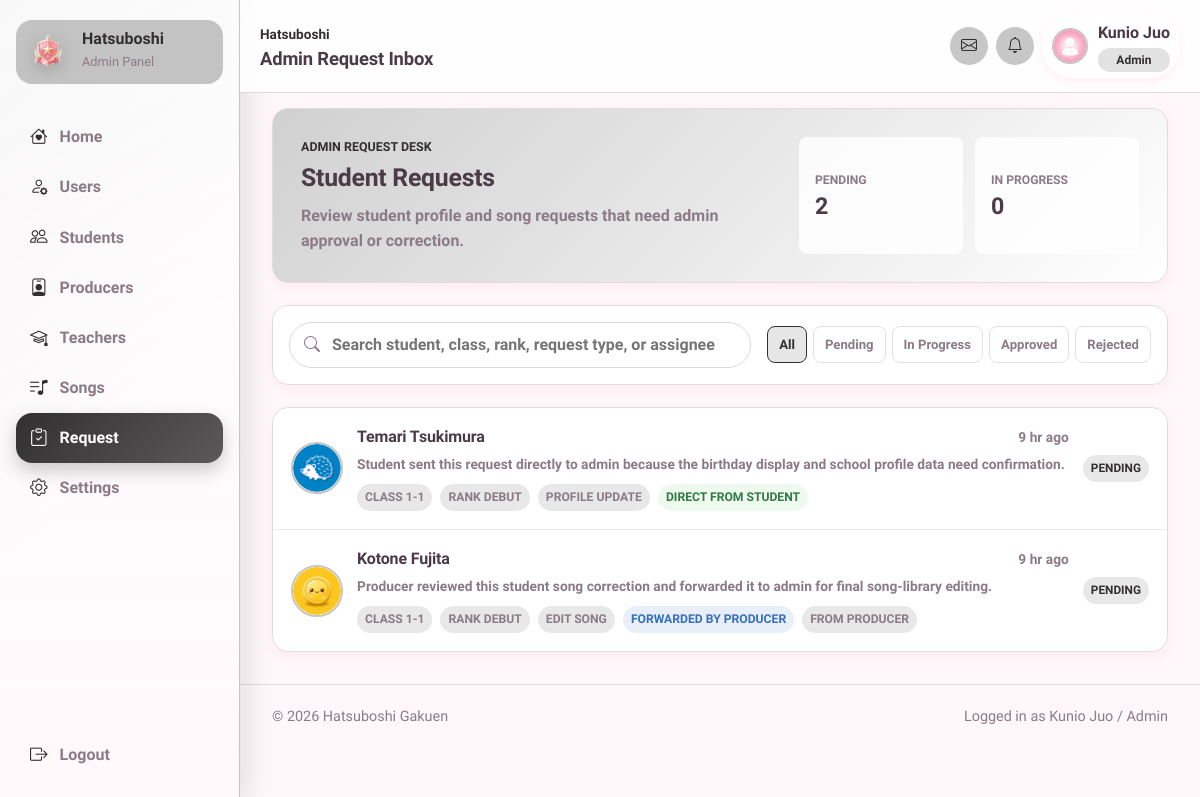
Page /admin/request.php (signed in) on the committed database.
### tables this page shows
CREATE TABLE `student_update_requests` (
  `id` int(11) NOT NULL AUTO_INCREMENT,
  `student_id` int(11) NOT NULL,
  `recipient_id` int(11) NOT NULL,
  `request_type` enum('profile_update','song_add','song_remove','song_correction','other') NOT NULL,
  `song_id` int(11) DEFAULT NULL,
  `subject` varchar(200) NOT NULL,
  `details` text NOT NULL,
  `current_data` longtext DEFAULT NULL CHECK (json_valid(`current_data`)),
  `requested_data` longtext DEFAULT NULL CHECK (json_valid(`requested_data`)),
  `status` enum('pending','in_progress','approved','rejected','cancelled') NOT NULL DEFAULT 'pending',
  `apply_mode` enum('automatic','manual') DEFAULT NULL,
  `response` text DEFAULT NULL,
  `handled_by` int(11) DEFAULT NULL,
  `forwarded_by` int(11) DEFAULT NULL,
  `forwarded_at` datetime DEFAULT NULL,
  `created_at` datetime NOT NULL DEFAULT current_timestamp(),
  `updated_at` datetime NOT NULL DEFAULT current_timestamp() ON UPDATE current_timestamp(),
  `resolved_at` datetime DEFAULT NULL,
  `applied_at` datetime DEFAULT NULL,
  PRIMARY KEY (`id`),
  KEY `idx_update_request_student` (`student_id`),
  KEY `idx_update_request_recipient` (`recipient_id`,`status`),
  KEY `idx_update_request_song` (`song_id`),
  KEY `idx_update_request_handler` (`handled_by`),
  KEY `idx_update_request_forwarded_by` (`forwarded_by`),
  CONSTRAINT `fk_update_request_forwarder` FOREIGN KEY (`forwarded_by`) REFERENCES `users` (`id`) ON DELETE SET NULL ON UPDATE CASCADE,
  CONSTRAINT `fk_update_request_handler` FOREIGN KEY (`handled_by`) REFERENCES `users` (`id`) ON DELETE SET NULL ON UPDATE CASCADE,
  CONSTRAINT `fk_update_request_recipient` FOREIGN KEY (`recipient_id`) REFERENCES `users` (`id`) ON UPDATE CASCADE,
  CONSTRAINT `fk_update_request_song` FOREIGN KEY (`song_id`) REFERENCES `songs` (`id`) ON DELETE SET NULL ON UPDATE CASCADE,
  CONSTRAINT `fk_update_request_student` FOREIGN KEY (`student_id`) REFERENCES `students` (`id`) ON DELETE CASCADE ON UPDATE CASCADE
);

CREATE TABLE `users` (
  `id` int(11) NOT NULL AUTO_INCREMENT,
  `username` varchar(50) NOT NULL,
  `password` varchar(255) NOT NULL,
  `role` enum('admin','producer','teacher','student') NOT NULL,
  `avatar` varchar(255) DEFAULT NULL,
  `is_active` tinyint(1) NOT NULL DEFAULT 1,
  `created_at` datetime NOT NULL DEFAULT current_timestamp(),
  `updated_at` datetime NOT NULL DEFAULT current_timestamp() ON UPDATE current_timestamp(),
  `last_login` datetime DEFAULT NULL,
  `theme_primary_color` varchar(20) DEFAULT '#FF6B9D',
  `theme_secondary_color` varchar(20) DEFAULT '#FFB3D1',
  PRIMARY KEY (`id`),
  UNIQUE KEY `uniq_users_username` (`username`),
  KEY `idx_users_role` (`role`),
  KEY `idx_users_is_active` (`is_active`)
);

CREATE TABLE `students` (
  `id` int(11) NOT NULL AUTO_INCREMENT,
  `user_id` int(11) NOT NULL,
  `name` varchar(100) NOT NULL,
  `name_jp` varchar(100) DEFAULT NULL,
  `birthday` date DEFAULT NULL,
  `zodiac` varchar(30) DEFAULT NULL,
  `blood_type` char(2) DEFAULT NULL,
  `height` int(11) DEFAULT NULL,
  `weight` int(11) DEFAULT NULL,
  `three_size` varchar(20) DEFAULT NULL,
  `hometown` varchar(50) DEFAULT NULL,
  `hobbies` text DEFAULT NULL,
  `special_skill` text DEFAULT NULL,
  `school_year` varchar(20) DEFAULT NULL,
  `rank` varchar(10) GENERATED ALWAYS AS (case when (`vocal` + `dance` + `visual`) * 2.3 >= 35000 then 'S5' when (`vocal` + `dance` + `visual`) * 2.3 >= 26000 then 'S4' when (`vocal` + `dance` + `visual`) * 2.3 >= 23000 then 'SSS+' when (`vocal` + `dance` + `visual`) * 2.3 >= 20000 then 'SSS' when (`vocal` + `dance` + `visual`) * 2.3 >= 16000 then 'SS' when (`vocal` + `dance` + `visual`) * 2.3 >= 14500 then 'S+' when (`vocal` + `dance` + `visual`) * 2.3 >= 13000 then 'S' when (`vocal` + `dance` + `visual`) * 2.3 >= 12000 then 'A+' when (`vocal` + `dance` + `visual`) * 2.3 >= 11000 then 'A' when (`vocal` + `dance` + `visual`) * 2.3 >= 10000 then 'B+' when (`vocal` + `dance` + `visual`) * 2.3 >= 9000 then 'B' when (`vocal` + `dance` + `visual`) * 2.3 >= 7500 then 'C+' when (`vocal` + `dance` + `visual`) * 2.3 >= 6500 then 'C' when (`vocal` + `dance` + `visual`) * 2.3 >= 5000 then 'D' when (`vocal` + `dance` + `visual`) * 2.3 >= 3000 then 'E' else 'Debut' end) STORED,
  `vocal` int(11) NOT NULL DEFAULT 0,
  `dance` int(11) NOT NULL DEFAULT 0,
  `visual` int(11) NOT NULL DEFAULT 0,
  `bio` text DEFAULT NULL,
  `producer_id` int(11) DEFAULT NULL,
  `producer_status` enum('active','removal_pending','released','unassigned') DEFAULT 'unassigned',
  `created_at` datetime NOT NULL DEFAULT current_timestamp(),
  `updated_at` datetime NOT NULL DEFAULT current_timestamp() ON UPDATE current_timestamp(),
  PRIMARY KEY (`id`),
  UNIQUE KEY `uniq_students_user_id` (`user_id`),
  KEY `idx_students_producer_id` (`producer_id`),
  KEY `idx_students_rank` (`rank`),
  CONSTRAINT `fk_students_producer` FOREIGN KEY (`producer_id`) REFERENCES `users` (`id`) ON DELETE SET NULL ON UPDATE CASCADE,
  CONSTRAINT `fk_students_user` FOREIGN KEY (`user_id`) REFERENCES `users` (`id`) ON DELETE CASCADE ON UPDATE CASCADE
);

### includes/admin_request_helpers.php (called while the page is built, shortened)
<?php
require_once __DIR__ . '/producer_request_helpers.php';
function ensure_admin_request_route_columns(PDO $pdo): void
{
    $columns = [];
    foreach ($pdo->query('SHOW COLUMNS FROM student_update_requests')->fetchAll() as $column) {
        $columns[$column['Field']] = true;
    }
    $indexes = [];
    foreach ($pdo->query('SHOW INDEX FROM student_update_requests')->fetchAll() as $index) {
        $indexes[$index['Key_name']] = true;
    }
}
function load_admin_request_inbox(PDO $pdo): array
{
    ensure_admin_request_route_columns($pdo);
    $stmt = $pdo->query(
        'SELECT
            "student_update" AS source,
            r.*,
            s.name AS student_name,
            s.name_jp AS student_name_jp,
            s.school_year,
            s.rank,
            u.avatar AS student_avatar,
            recipient.username AS recipient_name,
            recipient.role AS recipient_role,
            forwarder.username AS forwarder_name,
            forwarder.role AS forwarder_role,
            forwarder.avatar AS forwarder_avatar
         FROM student_update_requests r
         INNER JOIN students s ON s.id = r.student_id
         INNER JOIN users u ON u.id = s.user_id
         INNER JOIN users recipient ON recipient.id = r.recipient_id
         LEFT JOIN users forwarder ON forwarder.id = r.forwarded_by
         WHERE recipient.role = "admin"
         ORDER BY FIELD(r.status, "pending", "in_progress", "approved", "rejected", "cancelled"),
                  r.created_at DESC'
    );
    return $stmt->fetchAll();
}
function admin_request_source_label(array $request): string
{
    return !empty($request['forwarded_by'])
        ? 'Forwarded by Producer'
        : 'Direct from Student';
}
function admin_request_route_class(array $request): string
{
    return !empty($request['forwarded_by']) ? 'forwarded' : 'direct';
}

### includes/producer_request_helpers.php (called while the page is built, shortened)
<?php
function producer_request_type_label(?string $type): string
{
    return match ($type) {
        'profile_update' => 'Profile Update',
        'song_add' => 'Add Song',
        'song_remove' => 'Delete Song',
        'song_delete' => 'Delete Song',
        'song_correction' => 'Edit Song',
        'song_edit' => 'Edit Song',
        default => 'Request',
    };
}
function producer_request_status_label(?string $status): string
{
    return ucwords(str_replace('_', ' ', (string) ($status ?: 'pending')));
}
function producer_request_time_label(?string $datetime): string
{
    $timestamp = strtotime($datetime);
    $diff = time() - $timestamp;
    if ($diff < 86400) {
        $hours = (int) floor($diff / 3600);
        return $hours . ' hr ago';
    }
    return date('M j, Y', $timestamp);
}
function producer_request_preview(array $request): string
{
    $details = trim((string) ($request['details'] ?? ''));
    if ($details !== '') {
        return $details;
    }
    return 'Open this request to review the submitted details.';
}
function producer_request_avatar_path(?string $avatar, ?string $student_name): string
{
    $default_path = '/gakumas-sms/assets/images/avatars/default.webp';
    $avatar = trim((string) $avatar);
    if ($avatar !== '') {
        $avatar_path = str_replace('\\', '/', $avatar);
        return '/gakumas-sms/assets/images/avatars/idols/' . rawurlencode($avatar_path);
    }
    return $default_path;
}

### admin/request.php (the view, shortened to what this page needs)
<?php
require_once '../config/database.php';
require_once '../includes/admin_request_helpers.php';
function e(?string $value): string
{
    return htmlspecialchars($value ?? '', ENT_QUOTES, 'UTF-8');
}
$requests = load_admin_request_inbox($pdo);
$pending_count = count(array_filter($requests, static fn(array $request): bool => ($request['status'] ?? '') === 'pending'));
$in_progress_count = count(array_filter($requests, static fn(array $request): bool => ($request['status'] ?? '') === 'in_progress'));
require_once '../includes/header.php';
require_once '../includes/sidebar.php';
?>
<main class="dashboard-main producer-request-main">
    <section class="producer-request-hero">
        <div>
            <p class="dashboard-eyebrow">Admin Request Desk</p>
            <h2>Student Requests</h2>
            <p>Review student profile and song requests that need admin approval or correction.</p>
        </div>
        <div class="producer-request-summary">
            <div>
                <span>Pending</span>
                <strong><?= (int) $pending_count ?></strong>
            </div>
            <div>
                <span>In Progress</span>
                <strong><?= (int) $in_progress_count ?></strong>
            </div>
        </div>
    </section>
    <section class="producer-request-toolbar">
        <label class="producer-request-search" for="adminRequestSearch">
            <i class="bi bi-search" aria-hidden="true"></i>
            <input type="search" id="adminRequestSearch" placeholder="Search student, class, rank, request type, or assignee">
        </label>
        <div class="producer-request-status-tabs" aria-label="Request status filter">
            <button type="button" class="is-active" data-request-filter="all">All</button>
            <button type="button" data-request-filter="pending">Pending</button>
            <button type="button" data-request-filter="in_progress">In Progress</button>
            <button type="button" data-request-filter="approved">Approved</button>
            <button type="button" data-request-filter="rejected">Rejected</button>
        </div>
    </section>
    <?php if (empty($requests)): ?>
        <section class="producer-request-list producer-request-empty">
            <i class="bi bi-inbox" aria-hidden="true"></i>
            <strong>No admin requests yet</strong>
            <p>Student requests assigned to admin will appear here.</p>
        </section>
    <?php else: ?>
        <section class="producer-request-list" id="adminRequestList">
            <?php foreach ($requests as $request): ?>
                <?php
                $type_label = producer_request_type_label($request['request_type'] ?? '');
                $source_label = admin_request_source_label($request);
                $route_class = admin_request_route_class($request);
                $status = (string) ($request['status'] ?? 'pending');
                $student_name = (string) ($request['student_name'] ?? 'Student');
                $avatar_path = producer_request_avatar_path($request['student_avatar'] ?? '', $student_name);
                $search_text = strtolower(implode(' ', [
                    $student_name,
                    $request['student_name_jp'] ?? '',
                    $request['school_year'] ?? '',
                    $request['rank'] ?? '',
                    $type_label,
                    $source_label,
                    $request['forwarder_name'] ?? '',
                    $request['recipient_name'] ?? '',
                    producer_request_status_label($status),
                    producer_request_preview($request),
                ]));
                ?>
                <a
                    href="/gakumas-sms/admin/request_view.php?id=<?= (int) $request['id'] ?>"
                    class="producer-request-row"
                    data-request-row
                    data-request-status="<?= e($status) ?>"
                    data-request-search="<?= e($search_text) ?>">
                    <img src="<?= e($avatar_path) ?>" alt="<?= e($student_name) ?>" class="producer-request-avatar">
                    <div class="producer-request-copy">
                        <div class="producer-request-heading">
                            <h3><?= e($student_name) ?></h3>
                            <time datetime="<?= e($request['created_at']) ?>"><?= e(producer_request_time_label($request['created_at'] ?? '')) ?></time>
                        </div>
                        <p class="producer-request-preview"><?= e(producer_request_preview($request)) ?></p>
                        <div class="producer-request-meta">
                            <span><?= e($request['school_year'] ?: 'No class') ?></span>
                            <span>Rank <?= e($request['rank'] ?: 'Debut') ?></span>
                            <span><?= e($type_label) ?></span>
                            <span class="producer-request-route producer-request-route-<?= e($route_class) ?>"><?= e($source_label) ?></span>
                            <?php if (!empty($request['forwarder_name'])): ?>
                                <span>From <?= e($request['forwarder_name']) ?></span>
                            <?php endif; ?>
                        </div>
                    </div>
                    <span class="producer-request-status producer-request-status-<?= e(str_replace('_', '-', $status)) ?>">
                        <?= e(producer_request_status_label($status)) ?>
                    </span>
                </a>
            <?php endforeach; ?>
        </section>
    <?php endif; ?>
</main>
<?php require_once '../includes/footer.php'; ?>

### rows in the picture
student_update_requests: student.name (picture), student.name "Temari Tsukimura", created_at "9 hr ago", details "Student sent this request directly to admin because the birthday display and school profile data need confirmation.", student.school_year "CLASS 1-1", student.rank "DEBUT", request_type "PROFILE UPDATE", forwarded_by "DIRECT FROM STUDENT", status "PENDING"
student_update_requests: student.name (picture), student.name "Kotone Fujita", created_at "9 hr ago", details "Producer reviewed this student song correction and forwarded it to admin for final song-library editing.", student.school_year "CLASS 1-1", student.rank "DEBUT", request_type "EDIT SONG", forwarded_by "FORWARDED BY PRODUCER", forwarded_by.username "PRODUCER", status "PENDING"

### other values in the picture
$page_title "Admin Request Inbox"
$username "Kunio Juo"
$role_label "Admin"
$panel_label "Admin Panel"
$item['label'] "Home"
$item['label'] "Users"
$item['label'] "Students"
$item['label'] "Producers"
$item['label'] "Teachers"
$item['label'] "Songs"
$item['label'] "Request"
$item['label'] "Settings"
$pending_count "2"
$in_progress_count "0"
$_SESSION['user_name'] "Kunio Juo"
